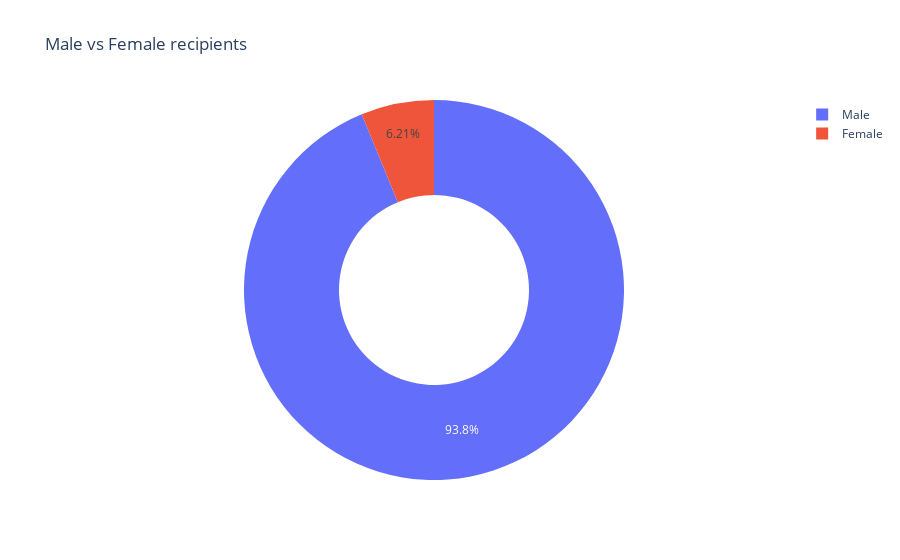

The notebook cell saved with this chart:
### Markdown cell above
**Challenge**: Create a [donut chart using plotly](https://plotly.com/python/pie-charts/) which shows how many prizes went to men compared to how many prizes went to women. What percentage of all the prizes went to women?

### Code cell
sexes = df_data.sex.value_counts()

fig = px.pie(labels=sexes.index, values=biology.values, title='Male vs Female recipients', names=sexes.index, hole=0.5)
fig.show()

### Figure 1 — Plotly figure (JSON) as saved in the notebook; plotly's stock layout.template omitted (floating-point values rounded to 4 significant figures)
{"data": [{"domain": {"x": [0, 1], "y": [0, 1]}, "hole": 0.5, "hovertemplate": "label=%{label}<br>value=%{value}<extra></extra>", "labels": ["Male", "Female"], "legendgroup": "", "name": "", "showlegend": true, "type": "pie", "values": [876, 58]}], "layout": {"legend": {"tracegroupgap": 0}, "title": {"text": "Male vs Female recipients"}}}
